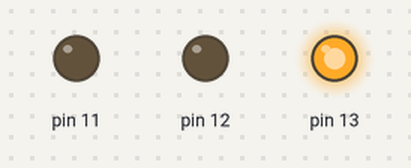
Recording of a sketch running on a simulated Arduino Uno, built with avr-gcc and run on an emulated ATmega328P. Parts: output pins drawn as LEDs (lit = HIGH).

Above: at 0.07 s.
At 1.42 s:
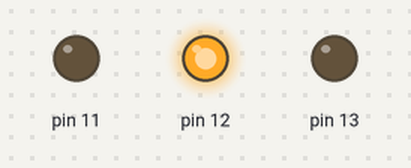
At 2.77 s:
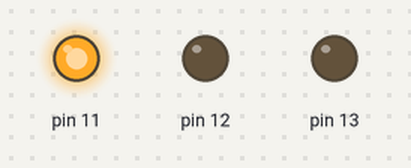
Timing chart, 0 to 3.1 s (numbered marks = the images above):
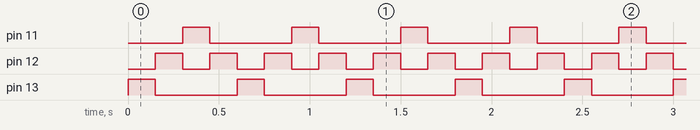

The sketch:

auto_fantastico.ino
```cpp
// Sesion 3 - Reto: el auto fantastico
// Los tres LEDs del semaforo: rojo 13, amarillo 12, verde 11.
// La luz va 13 -> 12 -> 11 y vuelve por el 12; como el loop se repite,
// nunca se nota donde empieza la vuelta.

void setup() {
  pinMode(13, OUTPUT);
  pinMode(12, OUTPUT);
  pinMode(11, OUTPUT);
}

void loop() {
  digitalWrite(13, HIGH);
  delay(150);
  digitalWrite(13, LOW);
  digitalWrite(12, HIGH);
  delay(150);
  digitalWrite(12, LOW);
  digitalWrite(11, HIGH);
  delay(150);
  digitalWrite(11, LOW);
  digitalWrite(12, HIGH);   // de vuelta
  delay(150);
  digitalWrite(12, LOW);
}
```

Measured:
- by itself, pin 11, pin 13: alternates HIGH for 0.15 s and LOW for 0.45 s
- by itself, pin 12: alternates HIGH for 0.15 s and LOW for 0.15 s
- by itself, everything shown: repeats every 0.60 s, in 4 steps
